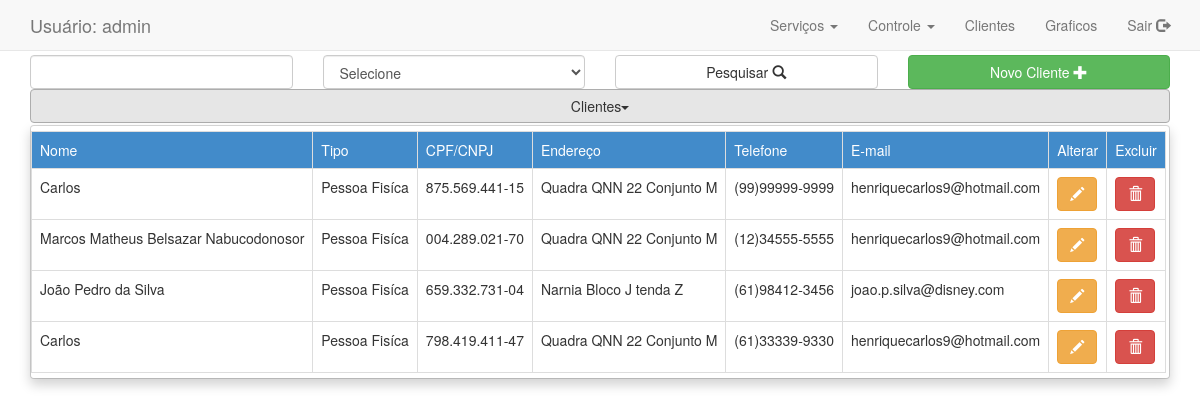
Screenshot of /Views/LayoutAdministrador.php?link=clientes (signed in) with the database file from the repository.
### tables this page shows
CREATE TABLE IF NOT EXISTS `cliente` (
  `id_cliente` int(11) NOT NULL,
  `nome_cliente` varchar(255) NOT NULL,
  `tipo_cliente` char(15) NOT NULL,
  `identificador_cliente` varchar(255) NOT NULL,
  `telefone_cliente` varchar(255) NOT NULL,
  `endereco_cliente` varchar(255) NOT NULL,
  `email_cliente` varchar(255) DEFAULT NULL
);

### Conexao/ClienteDAO.php (called while the page is built, shortened)
<?php
class ClienteDAO {
    public function PesquisarTodos(){
        try {
            $pdo =  Conexao::getinstance();
            $sql = "SELECT * FROM cliente";
            $stmt = $pdo->prepare($sql);
            $stmt->execute();
            $clientes = $stmt->fetchAll(PDO::FETCH_ASSOC);
            return $clientes;
        } catch (PDOException $ex) {
            echo "".$ex;
        }
    }
}

### Views/Pesquisas/PesquisarCliente.php (the view, shortened to what this page needs)
<!DOCTYPE html>
<html>
    <head>
        <link href="../../css/bootstrap.min.css" rel="stylesheet" media="screen">
        <link href="../../css/estilo.css" rel="stylesheet" media="screen">
    </head>
    <body>
        <div class="container">
            <div class="row">
                <form action="LayoutAdministrador.php?link=clientes" method="post" class="form-inline-static">
                    <div class="col-xs-12 col-sm-3">
                        <input type="text" name="pesquisa" class="form-control"/>
                    </div>
                    <div class="col-xs-12 col-sm-3">
                        <select name="opcao" class="form-control">
                            <option selected>Selecione</option>
                        </select>
                    </div>
                    <div class="col-xs-12 col-sm-3">
                        <button type="submit" class="btn btn-default btn-block">Pesquisar <span class="glyphicon glyphicon-search"></span></button>
                    </div>
                </form>
                <div class="col-xs-12 col-sm-3">
                    <a href="LayoutAdministrador.php?link=formcliente"><button type="button" class="btn btn-success btn-block">Novo Cliente <span class="glyphicon glyphicon-plus"></span></button></a>
                </div>
            </div>
            <div class="row">
                <div class="col-xs-12">
                    <div class="dropdown open">
                        <button class="btn btn-default btn-block dropdown-toggle" type="button" id="clientes" data-toggle="dropdown">
                            Clientes<span class="caret"></span>
                        </button>
                        <table class="table table-bordered table-responsive dropdown-menu" role="menu" aria-labeledby="clientes">
                            <tr class="bg-primary">
                                <td>Nome</td>
                                <td>Tipo</td>
                                <td>CPF/CNPJ</td>
                                <td>Endereço</td>
                                <td>Telefone</td>
                                <td>E-mail</td>
                                <td>Alterar</td>
                                <td>Excluir</td>
                            </tr>
                            <?php
                            require_once '../Conexao/ClienteDAO.php';
                            $ClienteDTO =new ClienteDTO();
                            if(isset($_POST['opcao'])){
                                $opcao = $_POST['opcao'];
                            } else {
                                $opcao = null;
                            }
                            $ClienteDAO = new ClienteDAO();
                            if($opcao=="nome"){
                                $ClienteDTO->setNome($_POST['pesquisa']);
                                $clientes = $ClienteDAO->PesquisarClienteByNome($ClienteDTO);
                            }else if($opcao=="identificador"){
                                $ClienteDTO->setIdentificador($_POST['pesquisa']);
                                $clientes = $ClienteDAO->PesquisarClienteByIdentificador($ClienteDTO);
                            }  else {
                                $clientes = $ClienteDAO->PesquisarTodos();
                            }
                            foreach ($clientes as $cliente) {
                                echo "<tr>";
                                echo "<td>" . $cliente["nome_cliente"] . "</td>";
                                echo "<td>" . $cliente["tipo_cliente"] . "</td>";
                                echo "<td>" . $cliente["identificador_cliente"] . "</td>";
                                echo "<td>" . $cliente["endereco_cliente"] . "</td>";
                                echo "<td>" . $cliente["telefone_cliente"] . "</td>";
                                echo "<td>" . $cliente["email_cliente"] . "</td>";
                                echo "<td><a href='LayoutAdministrador.php?idcliente=" . $cliente["id_cliente"] . "&link=formcliente'><button class='btn btn-warning'><span class='glyphicon glyphicon-pencil'></span></button></a></td>";
                                echo "<td><a href='../Controller/ExcluirCliente.php?idcliente=" . $cliente["id_cliente"] . "' onclick='return confirmarexclusao()'><button type='button' class='btn btn-danger'><span class='glyphicon glyphicon-trash'></span></button></a></td>";
                                echo "</tr>";
                            }
                            ?>
                        </table>
                    </div>
                </div>
            </div>
        </div>
    </body>
</html>

### rows the page displays
cliente: nome_cliente "Carlos", tipo_cliente "Pessoa Fisíca", identificador_cliente "875.569.441-15", endereco_cliente "Quadra QNN 22 Conjunto M", telefone_cliente "(99)99999-9999", email_cliente "henriquecarlos9@hotmail.com"
cliente: nome_cliente "Marcos Matheus Belsazar Nabucodonosor", tipo_cliente "Pessoa Fisíca", identificador_cliente "004.289.021-70", endereco_cliente "Quadra QNN 22 Conjunto M", telefone_cliente "(12)34555-5555", email_cliente "henriquecarlos9@hotmail.com"
cliente: nome_cliente "João Pedro da Silva", tipo_cliente "Pessoa Fisíca", identificador_cliente "659.332.731-04", endereco_cliente "Narnia Bloco J tenda Z", telefone_cliente "(61)98412-3456", email_cliente "joao.p.silva@disney.com"
cliente: nome_cliente "Carlos", tipo_cliente "Pessoa Fisíca", identificador_cliente "798.419.411-47", endereco_cliente "Quadra QNN 22 Conjunto M", telefone_cliente "(61)33339-9330", email_cliente "henriquecarlos9@hotmail.com"

### other values shown
$_SESSION["usuario"] "admin"
